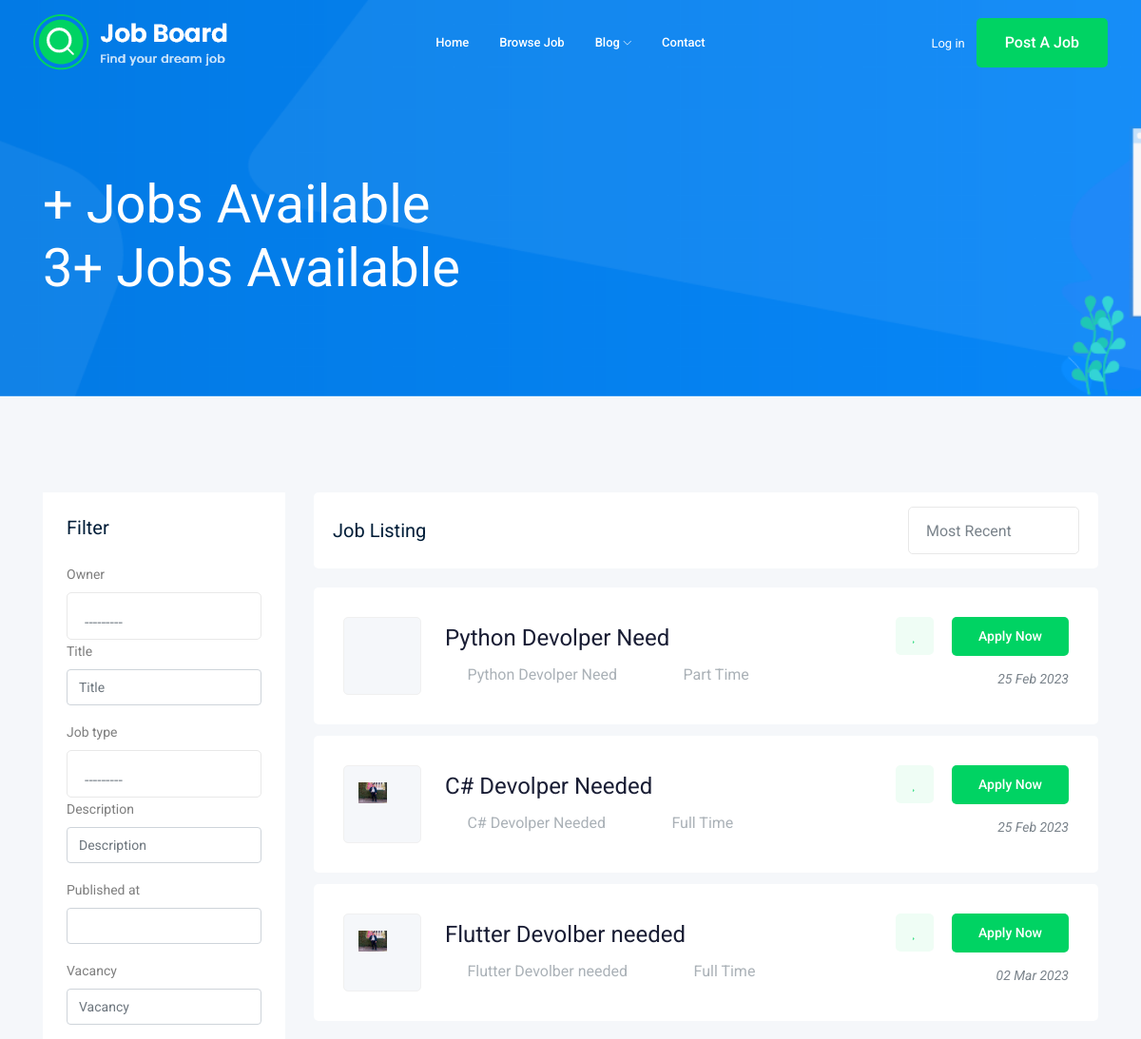
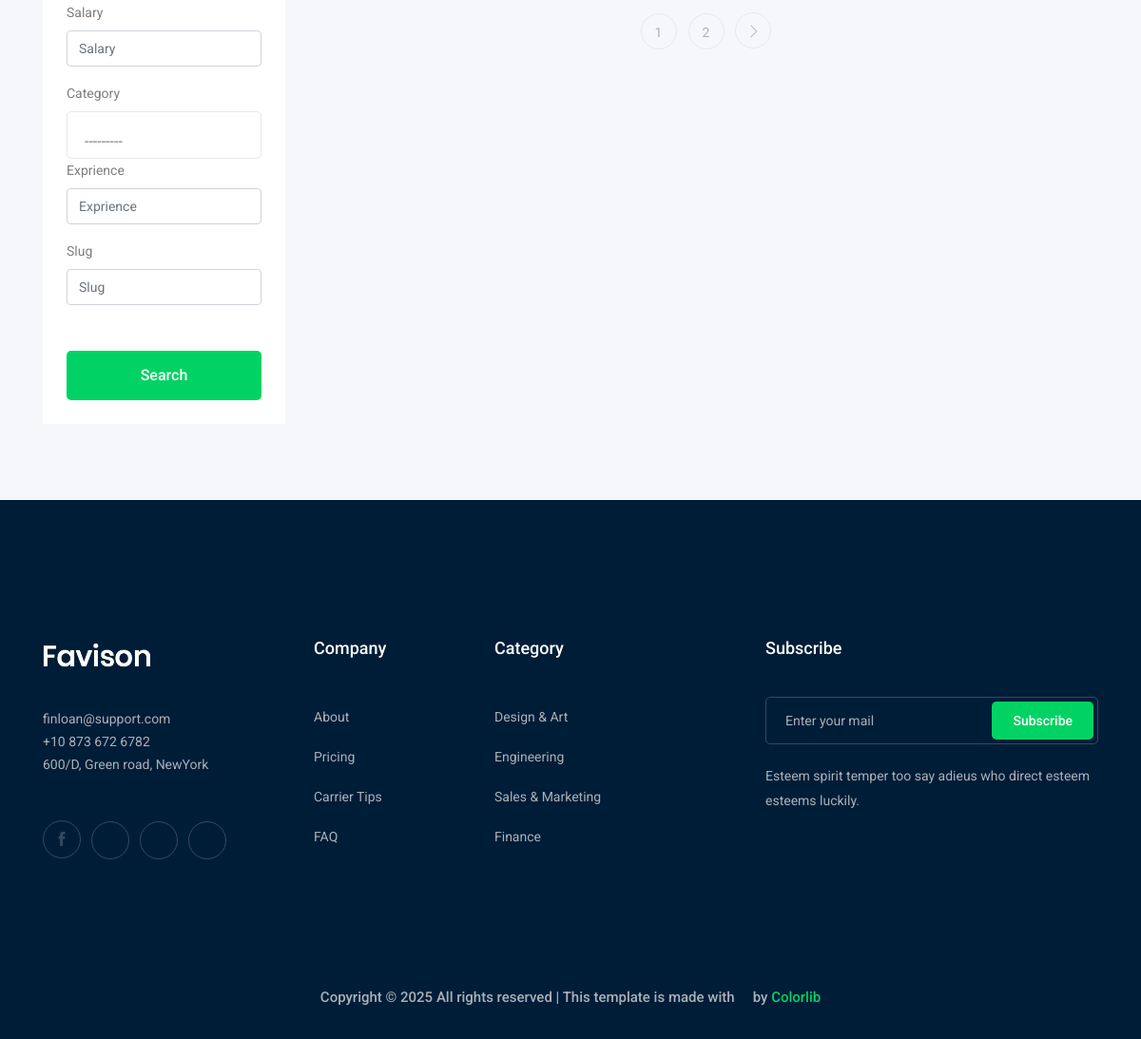
Screenshot of /jobs/ with the database file from the repository (2 pictures, top to bottom).
### job/models.py (models this page shows, shortened)
class Job(models.Model):  # as atable
    owner = models.ForeignKey(User, related_name='job_owner', on_delete=models.CASCADE)
    title = models.CharField(max_length=100)  # as Column
    JOB_TYPE = (
        ("Part Time", "Part Time"),
        ("Full Time", "Full Time"),)
    job_type = models.CharField(max_length=15, choices=JOB_TYPE)
    description = models.TextField(max_length=1000)
    published_at = models.DateTimeField(auto_now=True, auto_now_add=False)
    vacancy = models.IntegerField(default=1)
    salary = models.IntegerField(default=0)
    category = models.ForeignKey('Category', on_delete=models.CASCADE)
    exprience = models.IntegerField(default=0)
    image = models.ImageField(upload_to=image_upload)
    slug = models.SlugField(blank=True, null=True)
    def __str__(self):
        return self.title

### job/views.py (the view)
# urls.py: path('',views.job_list,name='job_list' ),
def job_list(request):
    job_list = Job.objects.all()
    filter1=JobFilter(request.GET ,queryset=job_list)
    job_list=filter1.qs
    p = Paginator(job_list, 3)
    page_number = request.GET.get('page')
    page_obj = p.get_page(page_number)
    context = {'jobs': page_obj,'filter1':filter1}
    return render(request, 'job/job_list.html', context)

### job/models.py (called while the page is built)
    def __str__(self):
        return self.name

### job/templates/job/job_list.html (shortened to what this page needs)
{% extends 'base.html' %}
{% load bootstrap4 %}
{% block body %}
<div class="bradcam_area bradcam_bg_1">
  <div class="container">
    <div class="row">
      <div class="col-xl-12">
        <div class="bradcam_text">
          <h3>{{jobs.count}}+ Jobs Available</h3>
          <h3>{{jobs|length}}+ Jobs Available</h3>
        </div>
      </div>
    </div>
  </div>
</div>
<div class="job_listing_area plus_padding">
  <div class="container">
    <div class="row">
      <div class="col-lg-3">
        <div class="job_filter white-bg">
          <div class="form_inner white-bg">
            <h3>Filter</h3>
            <form method="GET">
              {% bootstrap_form filter1.form%}
              <br>
              <div class="reset_btn">
                <button class="boxed-btn3 w-100 mt-2" type="submit">Search</button>
              </div>
            </form>
          </div>
        </div>
      </div>
      <div class="col-lg-9">
        <div class="recent_joblist_wrap">
          <div class="recent_joblist white-bg">
            <div class="row align-items-center">
              <div class="col-md-6">
                <h4>Job Listing</h4>
              </div>
              <div class="col-md-6">
                <div class="serch_cat d-flex justify-content-end">
                </div>
              </div>
            </div>
          </div>
        </div>
        <div class="job_lists m-0">
          <div class="row">
            {% for job in jobs %}
            <div class="col-lg-12 col-md-12">
              <div class="single_jobs white-bg d-flex justify-content-between">
                <div class="jobs_left d-flex align-items-center">
                  <div class="thumb">
                    <img
                      src="{{job.image.url}}"
                      alt=""
                      width="30px"
                      hight="40px"
                    />
                  </div>
                  <div class="jobs_conetent">
                    <a href="{% url 'jobs:job_detail' job.slug %}"
                      ><h4>{{job}}</h4></a
                    >
                    <div class="links_locat d-flex align-items-center">
                      <div class="location">
                        <p><i class="fa fa-map-marker"></i> {{job}}</p>
                      </div>
                      <div class="location">
                        <p><i class="fa fa-clock-o"></i>{{job.job_type}}</p>
                      </div>
                    </div>
                  </div>
                </div>
                <div class="jobs_right">
                  <div class="apply_now">
                    <a class="heart_mark" href="#">
                      <i class="fa fa-heart"></i>
                    </a>
                    <a
                      href="{% url 'jobs:job_detail' job.id %}"
                      class="boxed-btn3"
                      >Apply Now</a
                    >
                  </div>
                  <div class="date">
                    <p>{{job.published_at|date:'d M o'}}</p>
                  </div>
                </div>
              </div>
            </div>
            {% endfor %}
          </div>
          {% if jobs.has_other_pages %}
          <div class="row">
            <div class="col-lg-12">
              <div class="pagination_wrap">
                <ul>
                  {% for i in jobs.paginator.page_range %}
                  <li>
                    <a href="?page={{i}}"><span>{{i}}</span></a>
                  </li>
                  {% endfor %} {% if jobs.has_next %}
                  <li>
                    <a href="?page={{jobs.next_page_number}}">
                      <i class="ti-angle-right"></i
                    ></a>
                  </li>
                  {% endif %}
                </ul>
              </div>
            </div>
          </div>
          {% endif %}
        </div>
      </div>
    </div>
  </div>
</div>
{% endblock body %}

### rows the page displays
Job: title "Python Devolper Need", job_type "Part Time", published_at "25 Feb 2023"
Job: image (placeholder picture), title "C# Devolper Needed", job_type "Full Time", published_at "25 Feb 2023"
Job: image (placeholder picture), title "Flutter Devolber needed", job_type "Full Time", published_at "02 Mar 2023"

### other values shown
{{ jobs|length }} "3"
{{ i }} "1" "2"
